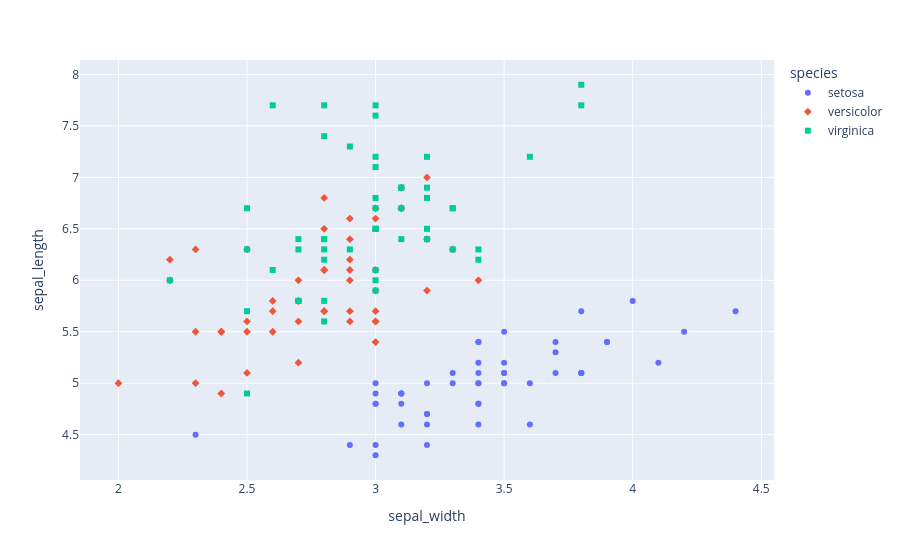

The cell this chart's notebook holds for it:
### Code cell
import pandas as pd
from sklearn.datasets import load_iris
import plotly.express as px

#data = load_iris()
#iris_df = pd.DataFrame(data.data, columns = data.feature_names)
#iris_df.columns =  [c.replace("(cm)","").rstrip().replace(" ","_") for c in iris_df.columns]
#display(iris_df)
iris_df = px.data.iris()
iris_df.columns =  [c.replace("(cm)","").rstrip().replace(" ","_") for c in iris_df.columns]
display(iris_df.columns)   # shows all column names
display(iris_df.head())    # shows the first 5 rows

fig = px.scatter(iris_df, x='sepal_width', y='sepal_length', color='species', symbol='species')
fig.show()

### Figure 1 — Plotly figure (JSON) as saved in the notebook; plotly's stock layout.template omitted (floating-point values rounded to 4 significant figures)
{"data": [{"hovertemplate": "species=setosa<br>sepal_width=%{x}<br>sepal_length=%{y}<extra></extra>", "legendgroup": "setosa", "marker": {"color": "#636efa", "symbol": "circle"}, "mode": "markers", "name": "setosa", "orientation": "v", "showlegend": true, "type": "scatter", "x": [3.5, 3.0, 3.2, 3.1, 3.6, 3.9, 3.4, 3.4, 2.9, 3.1, 3.7, 3.4, 3.0, 3.0, 4.0, 4.4, 3.9, 3.5, 3.8, 3.8, 3.4, 3.7, 3.6, 3.3, 3.4, 3.0, 3.4, 3.5, 3.4, 3.2, 3.1, 3.4, 4.1, 4.2, 3.1, 3.2, 3.5, 3.1, 3.0, 3.4, 3.5, 2.3, 3.2, 3.5, 3.8, 3.0, 3.8, 3.2, 3.7, 3.3], "xaxis": "x", "y": [5.1, 4.9, 4.7, 4.6, 5.0, 5.4, 4.6, 5.0, 4.4, 4.9, 5.4, 4.8, 4.8, 4.3, 5.8, 5.7, 5.4, 5.1, 5.7, 5.1, 5.4, 5.1, 4.6, 5.1, 4.8, 5.0, 5.0, 5.2, 5.2, 4.7, 4.8, 5.4, 5.2, 5.5, 4.9, 5.0, 5.5, 4.9, 4.4, 5.1, 5.0, 4.5, 4.4, 5.0, 5.1, 4.8, 5.1, 4.6, 5.3, 5.0], "yaxis": "y"}, {"hovertemplate": "species=versicolor<br>sepal_width=%{x}<br>sepal_length=%{y}<extra></extra>", "legendgroup": "versicolor", "marker": {"color": "#EF553B", "symbol": "diamond"}, "mode": "markers", "name": "versicolor", "orientation": "v", "showlegend": true, "type": "scatter", "x": [3.2, 3.2, 3.1, 2.3, 2.8, 2.8, 3.3, 2.4, 2.9, 2.7, 2.0, 3.0, 2.2, 2.9, 2.9, 3.1, 3.0, 2.7, 2.2, 2.5, 3.2, 2.8, 2.5, 2.8, 2.9, 3.0, 2.8, 3.0, 2.9, 2.6, 2.4, 2.4, 2.7, 2.7, 3.0, 3.4, 3.1, 2.3, 3.0, 2.5, 2.6, 3.0, 2.6, 2.3, 2.7, 3.0, 2.9, 2.9, 2.5, 2.8], "xaxis": "x", "y": [7.0, 6.4, 6.9, 5.5, 6.5, 5.7, 6.3, 4.9, 6.6, 5.2, 5.0, 5.9, 6.0, 6.1, 5.6, 6.7, 5.6, 5.8, 6.2, 5.6, 5.9, 6.1, 6.3, 6.1, 6.4, 6.6, 6.8, 6.7, 6.0, 5.7, 5.5, 5.5, 5.8, 6.0, 5.4, 6.0, 6.7, 6.3, 5.6, 5.5, 5.5, 6.1, 5.8, 5.0, 5.6, 5.7, 5.7, 6.2, 5.1, 5.7], "yaxis": "y"}, {"hovertemplate": "species=virginica<br>sepal_width=%{x}<br>sepal_length=%{y}<extra></extra>", "legendgroup": "virginica", "marker": {"color": "#00cc96", "symbol": "square"}, "mode": "markers", "name": "virginica", "orientation": "v", "showlegend": true, "type": "scatter", "x": [3.3, 2.7, 3.0, 2.9, 3.0, 3.0, 2.5, 2.9, 2.5, 3.6, 3.2, 2.7, 3.0, 2.5, 2.8, 3.2, 3.0, 3.8, 2.6, 2.2, 3.2, 2.8, 2.8, 2.7, 3.3, 3.2, 2.8, 3.0, 2.8, 3.0, 2.8, 3.8, 2.8, 2.8, 2.6, 3.0, 3.4, 3.1, 3.0, 3.1, 3.1, 3.1, 2.7, 3.2, 3.3, 3.0, 2.5, 3.0, 3.4, 3.0], "xaxis": "x", "y": [6.3, 5.8, 7.1, 6.3, 6.5, 7.6, 4.9, 7.3, 6.7, 7.2, 6.5, 6.4, 6.8, 5.7, 5.8, 6.4, 6.5, 7.7, 7.7, 6.0, 6.9, 5.6, 7.7, 6.3, 6.7, 7.2, 6.2, 6.1, 6.4, 7.2, 7.4, 7.9, 6.4, 6.3, 6.1, 7.7, 6.3, 6.4, 6.0, 6.9, 6.7, 6.9, 5.8, 6.8, 6.7, 6.7, 6.3, 6.5, 6.2, 5.9], "yaxis": "y"}], "layout": {"legend": {"title": {"text": "species"}, "tracegroupgap": 0}, "margin": {"t": 60}, "xaxis": {"anchor": "y", "domain": [0, 1], "title": {"text": "sepal_width"}}, "yaxis": {"anchor": "x", "domain": [0, 1], "title": {"text": "sepal_length"}}}}
